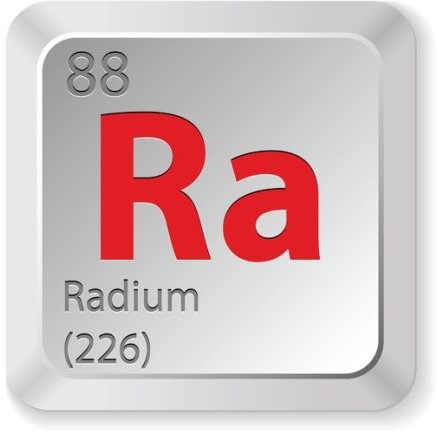
#> input picture API/pruebas/sandbox/imagen11/radio.jpg, 438 x 433 px
$ python app.py
#> lines starting #> are read from the running program, lines starting #| are printed output that depends on the picture
from PIL import Image
im = Image.open("radio.jpg")
#> im is the input picture: PIL image 438x433 RGB; mean R, G, B 211.4, 192.4, 193.6

print(im.format, im.size, im.mode)
#| JPEG (438, 433) RGB

box = (100, 100, 400, 400)
region = im.crop(box)
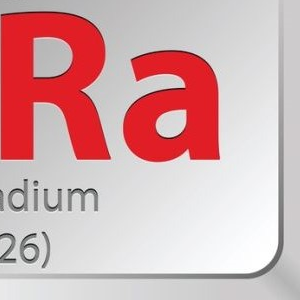
#> region: PIL image 300x300 RGB; mean R, G, B 213.9, 174.2, 176.3
region.save ("recorte.jpg")

r, g, b = im.split()
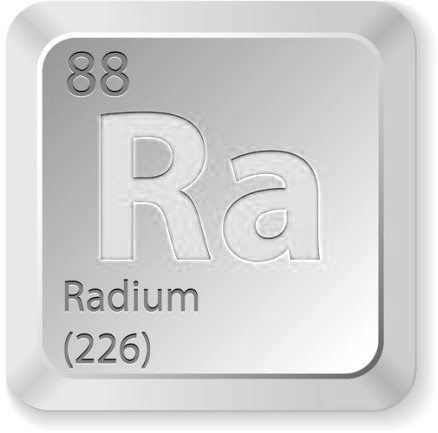
#> r: PIL image 438x433 L; min 2, max 255, mean 211.4
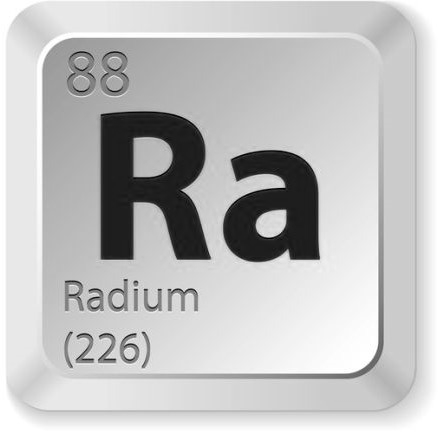
#> g: PIL image 438x433 L; min 0, max 255, mean 192.4
im = Image.merge("RGB", (b, g, r))
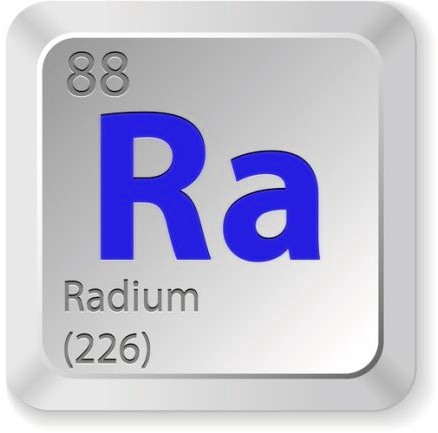
#> im: PIL image 438x433 RGB; mean R, G, B 193.6, 192.4, 211.4
region.save("cambio.jpg")

out = im.rotate(45)
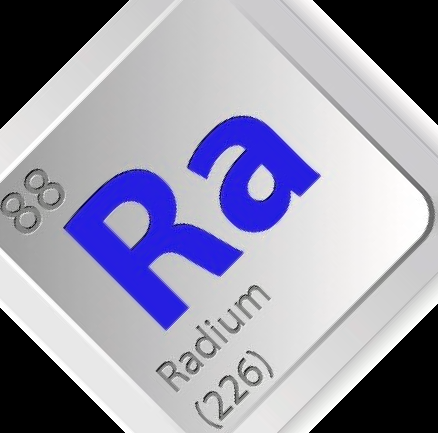
#> out: PIL image 438x433 RGB; mean R, G, B 155.5, 154.4, 173.3
out.save("giro.jpg")
